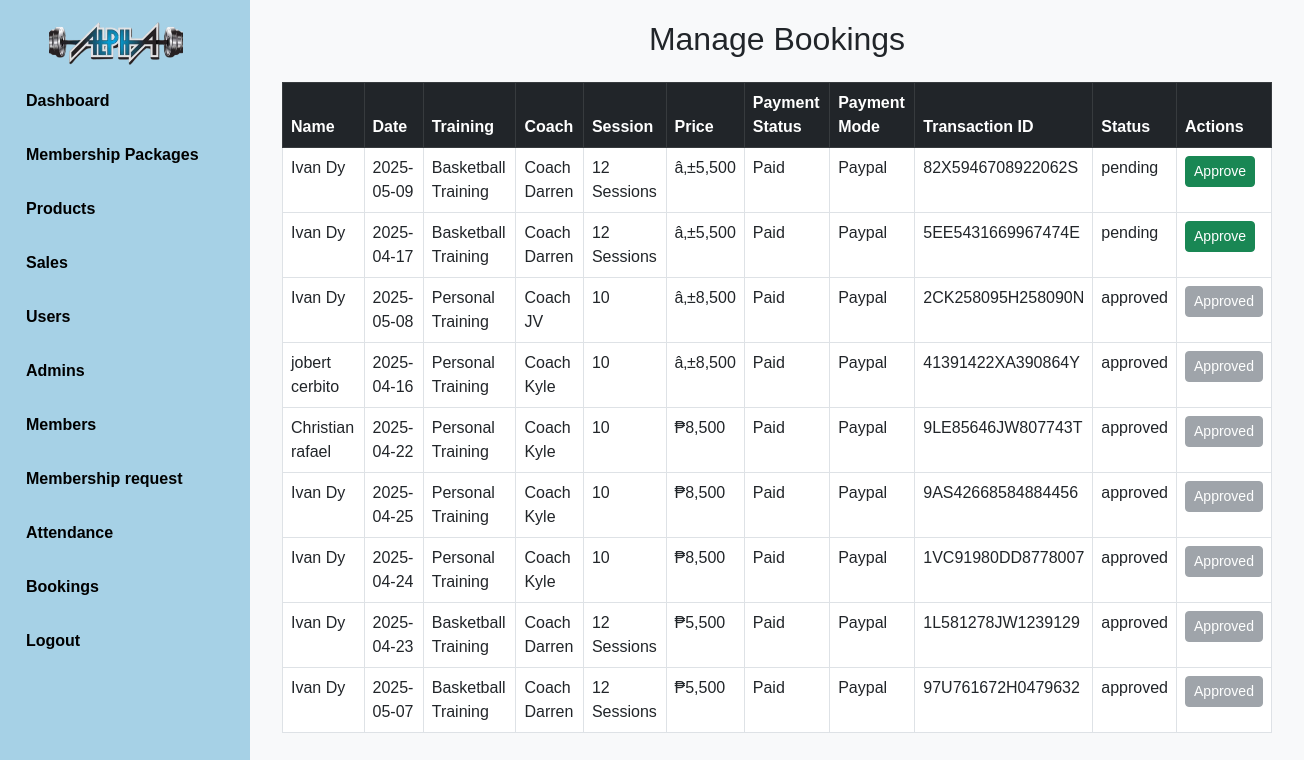
The app's page /admin/bookingadmin.php (signed in) with its own data.
### tables this page shows
CREATE TABLE `bookings` (
  `Booking_id` int(11) NOT NULL,
  `fullname` varchar(100) NOT NULL,
  `email` varchar(100) NOT NULL,
  `contact` varchar(20) NOT NULL,
  `date` date DEFAULT NULL,
  `training` varchar(50) NOT NULL,
  `coach` varchar(50) NOT NULL,
  `session` varchar(50) NOT NULL,
  `price` varchar(255) NOT NULL,
  `paymentStatus` varchar(50) NOT NULL,
  `paymentMode` varchar(50) NOT NULL,
  `transactionID` varchar(100) NOT NULL,
  `status` varchar(20) NOT NULL
);

### admin/bookingadmin.php (the view, shortened to what this page needs)
<?php
include '../database/connection.php';
$sql = "SELECT * FROM bookings ORDER BY Booking_id DESC";
$result = $conn->query($sql);
?>
<!DOCTYPE html>
<html lang="en">
<head>
  <link href="https://cdn.jsdelivr.net/npm/bootstrap@5.3.0/dist/css/bootstrap.min.css" rel="stylesheet">
  <link rel="stylesheet" href="styles.css">
</head>
<body>
<?php include 'navbar.php'; ?>
<section class="main-content">
  <div class="container">
    <h2 class="text-center mb-4">Manage Bookings</h2>
    <div class="table-responsive">
      <table class="table table-bordered">
        <thead class="table-dark">
          <tr>
            <th>Name</th>
            <th>Date</th>
            <th>Training</th>
            <th>Coach</th>
            <th>Session</th>
            <th>Price</th>
            <th>Payment Status</th>
            <th>Payment Mode</th>
            <th>Transaction ID</th>
            <th>Status</th>
            <th>Actions</th>
          </tr>
        </thead>
        <tbody>
          <?php while ($row = $result->fetch_assoc()) { ?>
            <tr id="row-<?= $row['Booking_id'] ?>">
              <td><?= htmlspecialchars($row['fullname']) ?></td>
              <td><?= htmlspecialchars($row['date']) ?></td>
              <td><?= htmlspecialchars($row['training']) ?></td>
              <td><?= htmlspecialchars($row['coach']) ?></td>
              <td><?= htmlspecialchars($row['session']) ?></td>
              <td><?= htmlspecialchars($row['price']) ?></td>
              <td><?= htmlspecialchars($row['paymentStatus']) ?></td>
              <td><?= htmlspecialchars($row['paymentMode']) ?></td>
              <td><?= htmlspecialchars($row['transactionID']) ?></td>
              <td class="status-cell"><?= htmlspecialchars($row['status']) ?></td>
              <td>
                <?php if (strtolower($row['status']) === 'approved') { ?>
                  <button class="btn btn-secondary btn-sm" disabled>Approved</button>
                <?php } else { ?>
                  <button class="btn btn-success btn-sm approve-btn" data-id="<?= $row['Booking_id'] ?>">Approve</button>
                <?php } ?>
              </td>
            </tr>
          <?php } ?>
        </tbody>
      </table>
    </div>
  </div>
</section>
</body>
</html>

### admin/styles.css (style rules this page uses)
body { font-family: Arial, sans-serif; background-color: white; overflow-x: hidden; }
.main-content { margin-left: 250px; padding: 20px; }
.container { display: flex; justify-content: center; align-items: center; flex-direction: column; }

### admin/bookingadmin.php (style rules this page uses)
body { background-color: #f8f9fa; display: flex; }

### records on screen
bookings: fullname "Ivan Dy", date "2025-05-09", training "Basketball Training", coach "Coach Darren", session "12 Sessions", price "â‚±5,500", paymentStatus "Paid", paymentMode "Paypal", transactionID "82X5946708922062S", status "pending"
bookings: fullname "Ivan Dy", date "2025-04-17", training "Basketball Training", coach "Coach Darren", session "12 Sessions", price "â‚±5,500", paymentStatus "Paid", paymentMode "Paypal", transactionID "5EE5431669967474E", status "pending"
bookings: fullname "Ivan Dy", date "2025-05-08", training "Personal Training", coach "Coach JV", session "10", price "â‚±8,500", paymentStatus "Paid", paymentMode "Paypal", transactionID "2CK258095H258090N", status "approved", shows "Approved"
bookings: fullname "jobert cerbito", date "2025-04-16", training "Personal Training", coach "Coach Kyle", session "10", price "â‚±8,500", paymentStatus "Paid", paymentMode "Paypal", transactionID "41391422XA390864Y", status "approved", shows "Approved"
bookings: fullname "Christian rafael", date "2025-04-22", training "Personal Training", coach "Coach Kyle", session "10", price "₱8,500", paymentStatus "Paid", paymentMode "Paypal", transactionID "9LE85646JW807743T", status "approved", shows "Approved"
bookings: fullname "Ivan Dy", date "2025-04-25", training "Personal Training", coach "Coach Kyle", session "10", price "₱8,500", paymentStatus "Paid", paymentMode "Paypal", transactionID "9AS42668584884456", status "approved", shows "Approved"
bookings: fullname "Ivan Dy", date "2025-04-24", training "Personal Training", coach "Coach Kyle", session "10", price "₱8,500", paymentStatus "Paid", paymentMode "Paypal", transactionID "1VC91980DD8778007", status "approved", shows "Approved"
bookings: fullname "Ivan Dy", date "2025-04-23", training "Basketball Training", coach "Coach Darren", session "12 Sessions", price "₱5,500", paymentStatus "Paid", paymentMode "Paypal", transactionID "1L581278JW1239129", status "approved", shows "Approved"
bookings: fullname "Ivan Dy", date "2025-05-07", training "Basketball Training", coach "Coach Darren", session "12 Sessions", price "₱5,500", paymentStatus "Paid", paymentMode "Paypal", transactionID "97U761672H0479632", status "approved", shows "Approved"
